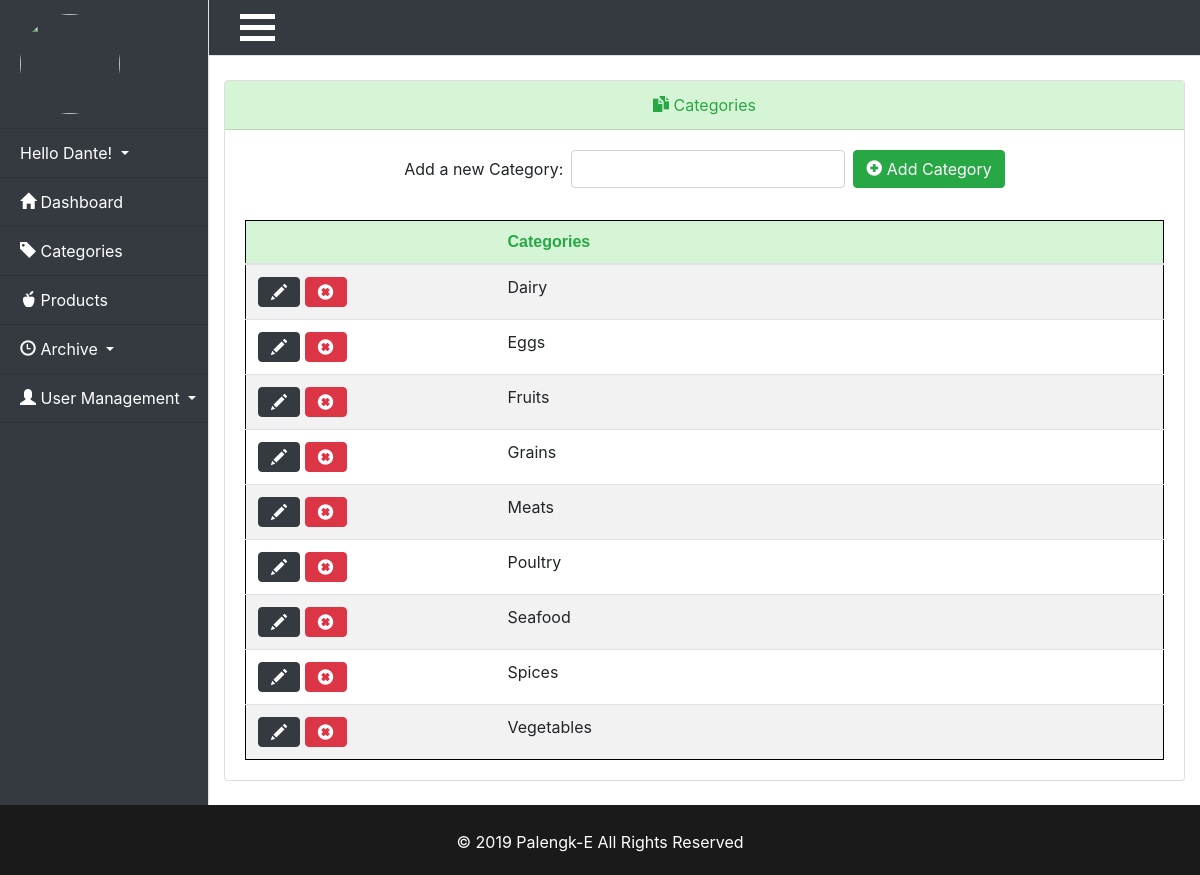
Page /Thesis/admin/categories.php (signed in) on the committed database.
### tables this page shows
CREATE TABLE `categories` (
  `Category_id` int(255) NOT NULL,
  `Category_name` varchar(255) NOT NULL
);

### Thesis/admin/categories.php (the view, shortened to what this page needs)
<?php
require_once '../system/initialize.php';
include 'includes/header.php';
include 'includes/sidebar.php';
$sql = "SELECT * FROM categories ORDER BY Category_name";
$results = $db->query($sql);
 ?>
<br>
 <div class="container">
   <div class="row">
 <div class="col-md-12">
         <div class="card">
             <div class="card-header text-success text-center"><i class="glyphicon glyphicon-duplicate"></i> Categories</div>
  <div class="card-body">
<div class="row justify-content-center ">
  <form class="form-inline my-lg-0" action="categories.php<?php echo((isset($_GET['edit']))?'?edit='.$edit_id:''); ?>" method="post">
    <div class="form-group mr-lg-0">
        <?php
        $category_val = '';
        ?>
      <label for="category" class="mr-sm-2"><?php echo ((isset($_GET['edit']))?'Edit a ':'Add a new '); ?> Category:</label>
      <input type="text" name="category" id="category" class="form-control mr-sm-2" value= "<?php echo $category_val; ?>">
        <button type="submit" name="add_submit" class="btn btn-success my-sm-0"><?php echo ((isset($_GET['edit']))?'<i class="glyphicon glyphicon-ok-sign"></i> Save Category ':'<i class="glyphicon glyphicon-plus-sign"></i> Add Category '); ?></button>
    </div>
  </form>
</div>
<br>
<table class="table table-striped">
  <thead class="text-success">
        <th style="width: 250px;"></th>
        <th >Categories</th>
  </thead>
  <tbody>
    <?php while($category = mysqli_fetch_assoc($results)): ?>
    <tr>
        <td>
        <a href="categories.php?edit=<?php echo $category['Category_id'] ?>" class="btn btn-xs btn-dark"><i class="glyphicon glyphicon-pencil"></i></a>
        <a href="categories.php?delete=<?php echo $category['Category_id'] ?>" class="btn btn-xs btn-danger"><i class="glyphicon glyphicon-remove-sign"></i></a>
      </td>
          <td><?php echo $category['Category_name']?></td>
    </tr>
  <?php endwhile; ?>
  </tbody>
</table>
</div>
</div>
</div>
</div>
</div>
<div class="container">
<br>
</div>
<?php
include 'includes/footer.php';
 ?>

### Thesis/css/main.css (style rules this page uses)
html { margin:0; padding:0; height:100% }
body { margin:0; padding:0; height:100%; background-image: url("../images/newbackground.jpg"); background-size: 100vw 100vh; background-attachment: fixed; }
.table { margin: 0 auto; border: 1px solid black; }
.card-header { background-color: #d6f5d6; }
.table th { background-color: #d6f5d6; border: none; font-family: helvetica; }
body { overflow-x: hidden; }

### rows in the picture
categories: Category_name "Dairy"
categories: Category_name "Eggs"
categories: Category_name "Fruits"
categories: Category_name "Grains"
categories: Category_name "Meats"
categories: Category_name "Poultry"
categories: Category_name "Seafood"
categories: Category_name "Spices"
categories: Category_name "Vegetables"

### other values in the picture
$user_data['first'] "Dante"
